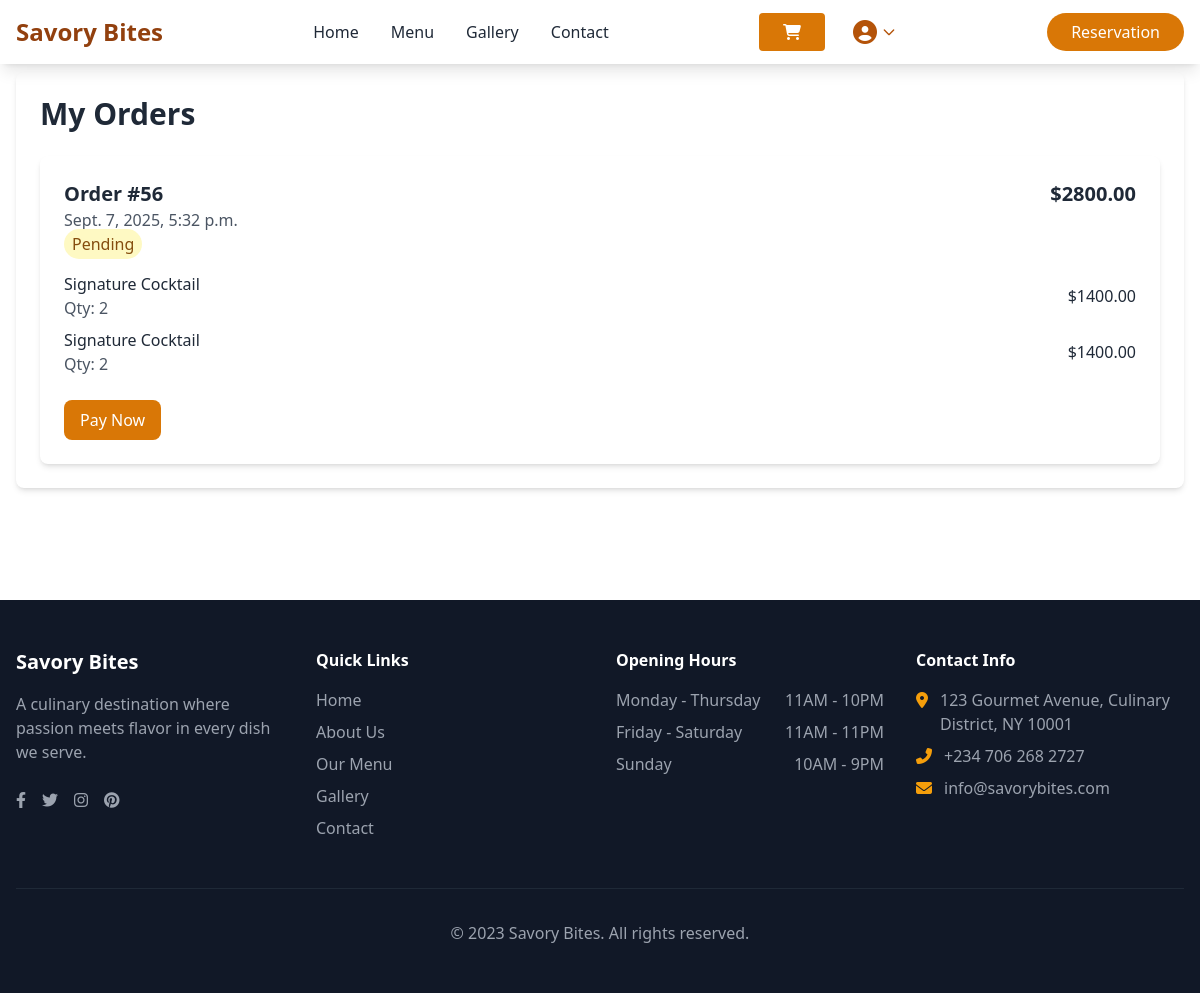
/orders/ (signed in), run on an earlier commit of the app's database.
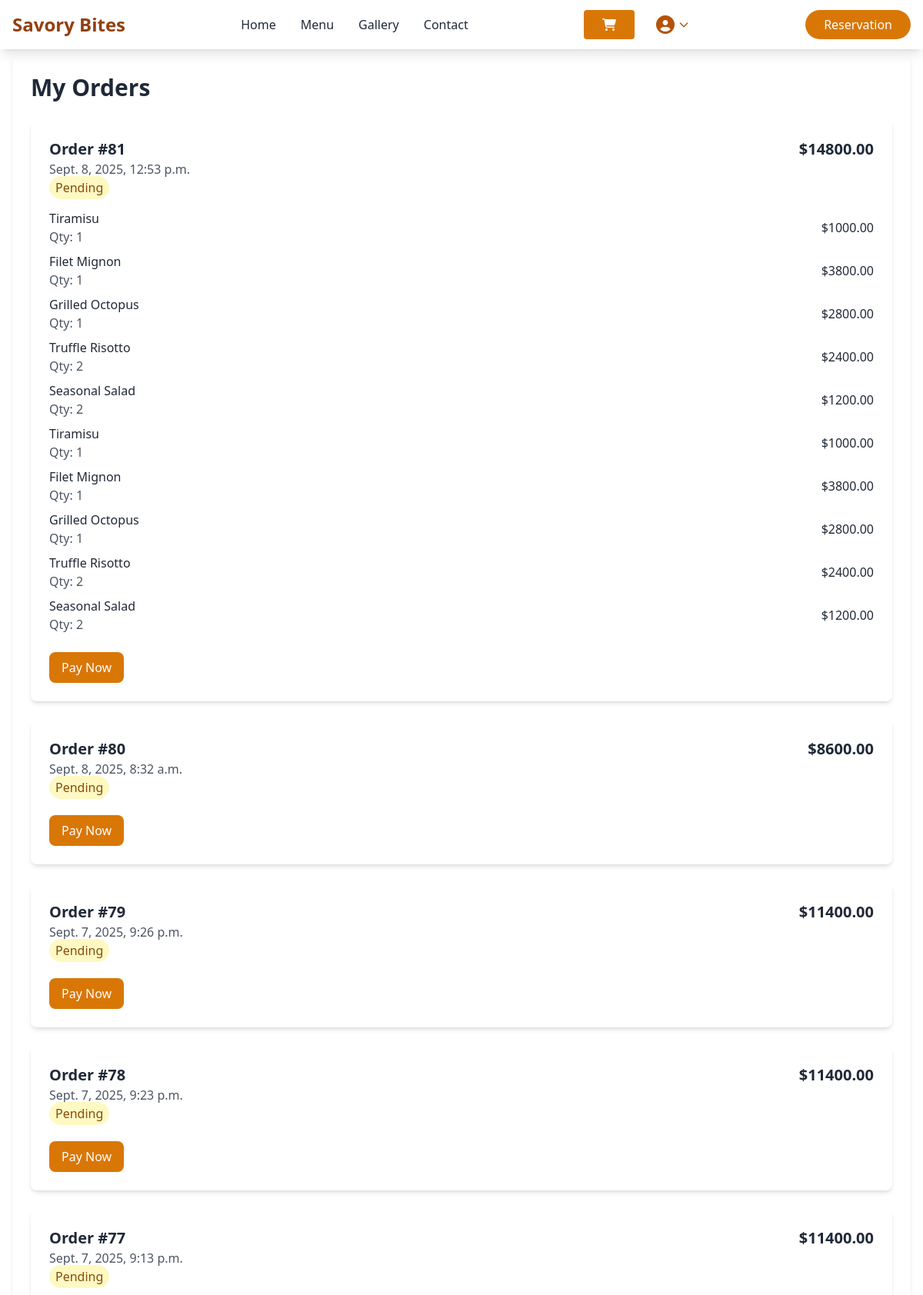
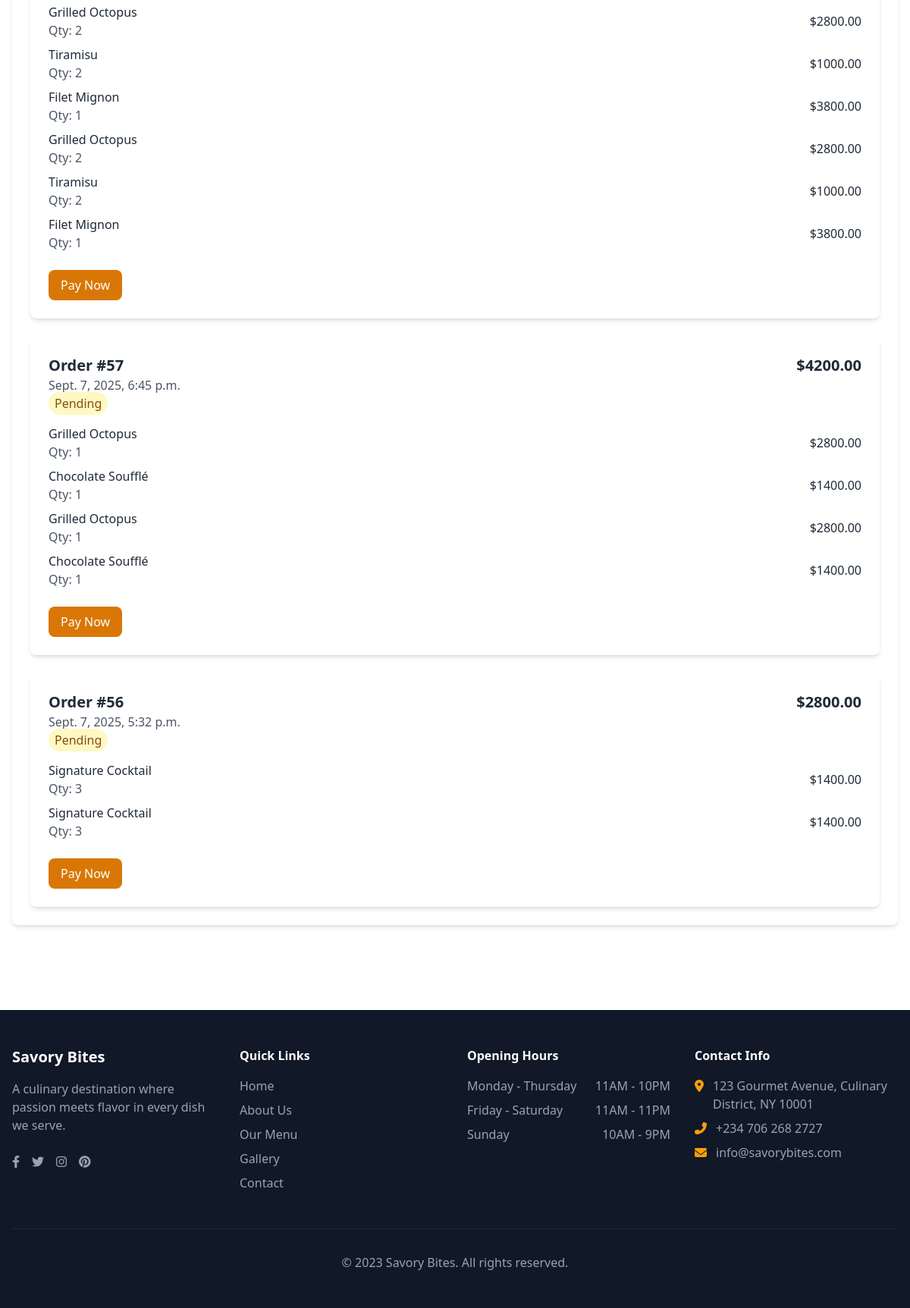
And on a later commit of the database (2 pictures, top to bottom).
### savorybites/models.py (models this page shows, shortened)
class Order(models.Model):
    order_id = models.UUIDField(default=uuid.uuid4, editable=False)
    user = models.ForeignKey(User, on_delete=models.SET_NULL, null=True, blank=True)
    customer_name = models.CharField(max_length=100)
    customer_email = models.EmailField()
    customer_phone = models.CharField(max_length=20)
    customer_address = models.TextField()
    delivery_option = models.CharField(max_length=20, choices=[
        ('dine_in', 'Dine In'),
        ('takeaway', 'Takeaway'),
        ('delivery', 'Delivery')
    ], default='dine_in')
    special_instructions = models.TextField(blank=True)
    cart_items = models.ManyToManyField(CartItem, related_name='orders')
    delivery_price = models.DecimalField(max_digits=10, decimal_places=2, default=0.00)
    total_price = models.DecimalField(max_digits=10, decimal_places=2)
    status = models.CharField(max_length=20, choices=[
        ('pending', 'Pending'),
        ('confirmed', 'Confirmed'),
        ('preparing', 'Preparing'),
        ('ready', 'Ready for Pickup'),
        ('delivered', 'Delivered'),
        ('cancelled', 'Cancelled')
    ], default='pending')
    payment_status = models.CharField(max_length=20, choices=[
        ('pending', 'Pending'),
        ('paid', 'Paid'),
        ('failed', 'Failed')
    ], default='pending')
    order_date = models.DateTimeField(auto_now_add=True)
    class Meta:
        verbose_name_plural = "Orders"

class CartItem(models.Model):
    user = models.ForeignKey(User, on_delete=models.CASCADE, null=True, blank=True)
    session_key = models.CharField(max_length=40, null=True, blank=True)
    menu_item = models.ForeignKey(Menu, on_delete=models.CASCADE)
    quantity = models.PositiveIntegerField(default=1)
    subtotal = models.DecimalField(max_digits=10, decimal_places=2, default=0)
    created_at = models.DateTimeField(auto_now_add=True)
    @property
    def subtotal(self):
        return self.menu_item.price * self.quantity
    @subtotal.setter
    def subtotal(self, value):
        self._subtotal = value
        return f"{self.quantity}x {self.menu_item.name}"
    class Meta:
        verbose_name_plural = "Cart Items"

class Menu(models.Model):
    class CategoryChoices(models.TextChoices):
        STARTER = 'ST', 'Starter'
        MAIN_COURSE = 'MC', 'Main Course'
        DESSERT = 'DE', 'Dessert'
        DRINKS = 'DR', 'Drinks'
        SNACKS = 'SN', 'Snacks'
    name = models.CharField(max_length=100)
    description = models.TextField()
    price = models.DecimalField(max_digits=10, decimal_places=2)
    image = models.ImageField(upload_to='menu_images/')
    category = models.CharField(max_length=50, choices=CategoryChoices.choices, default=CategoryChoices.MAIN_COURSE)
    is_available = models.BooleanField(default=True)
    class Meta:
         verbose_name_plural = "Menu"

### savorybites/views.py (the view)
# urls.py: path('orders/', views.orders, name="orders"),
@login_required
def orders(request):
    session_key = request.session.session_key
    if not session_key:
        request.session.save()
        session_key = request.session.session_key
    if request.user.is_authenticated:
        orders = Order.objects.filter(user=request.user).order_by('-order_date')
        cart_items = CartItem.objects.filter(user=request.user)
    else:
        orders = Order.objects.filter(session_key=session_key).order_by('-order_date')
        cart_items = CartItem.objects.filter(session_key=session_key, user__isnull=True)
    paginator = Paginator(orders, 10)
    page_number = request.GET.get('page')
    page_obj = paginator.get_page(page_number)
    cart_count = cart_items.count()
    return render(request, 'utilities/orders.html', {
        'orders': page_obj,
        'cart_count': cart_count
    })

### savorybites/templates/utilities/orders.html (shortened to what this page needs)
{% extends 'layout.html' %}
{% block content %}
<div class="max-w-7xl mx-auto px-4 py-8">
    <div class="bg-white rounded-lg shadow-md p-6 mt-10">
        <h1 class="text-3xl font-bold mb-6">My Orders</h1>
        {% if orders %}
        <div class="space-y-6">
            {% for order in orders %}
            <div class="bg-white rounded-lg shadow-md p-6">
                <div class="flex justify-between items-start">
                    <div>
                        <h2 class="text-xl font-semibold">Order #{{ order.id }}</h2>
                        <p class="text-gray-600">{{ order.order_date }}</p>
                        <span class="mt-2 px-2 py-1 rounded-full {% if order.status == 'pending' %}bg-yellow-100 text-yellow-800{% elif order.status == 'completed' %}bg-green-100 text-green-800{% else %}bg-blue-100 text-blue-800{% endif %}">
                            {{ order.get_status_display }}
                        </span>
                    </div>
                    <div class="flex items-center">
                        <span class="text-xl font-bold">${{ order.total_price }}</span>
                    </div>
                </div>
                <div class="mt-4 space-y-2">{% for item in order.cart_items.all %}
                <div class="flex justify-between items-center">
                    <div>
                        <h3 class="font-medium">{{ item.menu_item.name }}</h3>
                        <p class="text-gray-600">Qty: {{ item.quantity }}</p>
                    </div>
                    <span>${{ item.menu_item.price }}</span>
                </div>
                {% endfor %}
                    {% for item in order.cart_items.all %}
                    <div class="flex justify-between items-center">
                        <div>
                            <h3 class="font-medium">{{ item.menu_item.name }}</h3>
                            <p class="text-gray-600">Qty: {{ item.quantity }}</p>
                        </div>
                        <span>${{ item.menu_item.price }}</span>
                    </div>
                    {% endfor %}
                </div>
                {% if order.status == 'pending' and order.payment_status == 'pending' %}
                <div class="mt-6">
                    <a href="{% url 'payment' order.id %}" class="inline-block bg-amber-600 text-white px-4 py-2 rounded-lg hover:bg-amber-700 transition">
                        Pay Now
                    </a>
                </div>
                {% endif %}
            </div>
            {% endfor %}
        </div>
        {% endif %}
    </div>
</div>
{% endblock %}

### savorybites/templates/layout.html (shortened to what this page needs)
{% load static %} {% load cart_filters %} {% with cart_item_ids=cart_item_ids %}
<!DOCTYPE html>
<html lang="en">
<head>
    <script src="https://cdn.tailwindcss.com"></script>
    <link rel="stylesheet" href="https://cdn.jsdelivr.net/npm/notyf@3/notyf.min.css">
    <link rel="stylesheet" href="https://cdnjs.cloudflare.com/ajax/libs/font-awesome/6.4.0/css/all.min.css">
</head>
<body class="font-sans text-gray-800">
    {% include "utilities/navigation.html" %}
    <section class="pb-20">
    {% block content %}{% endblock content %}
    </section>
    {% block footer %}
    {% include "utilities/footer.html" %}
    {% endblock footer %}
    {% endwith %}
</body>
</html>

### savorybites/templates/utilities/navigation.html (shortened to what this page needs)
    <nav class="bg-white shadow-lg fixed w-full z-50">
        <div class="max-w-7xl mx-auto px-4">
            <div class="flex justify-between items-center py-4">
                <div class="flex items-center">
                    <a href="{% url 'index' %}" class="text-2xl font-bold text-amber-800">Savory Bites</a>
                </div>
                <div class="hidden md:flex space-x-8">
                    <a href="{% url 'index' %}" class="text-gray-800 hover:text-amber-600 transition">Home</a>
                    <a href="{% url 'menu' %}" class="text-gray-800 hover:text-amber-600 transition">Menu</a>
                    <a href="{% url 'gallery' %}" class="text-gray-800 hover:text-amber-600 transition">Gallery</a>
                    <a href="{% url 'contact-us' %}" class="text-gray-800 hover:text-amber-600 transition">Contact</a>
                </div>
                <div class="flex items-center space-x-4">
                    <a href="{% url 'view_cart' %}" class="relative cursor-pointer mr-3">
                        <span class="cursor-pointer bg-amber-600 text-white px-6 py-2 rounded hover:bg-amber-700 transition">
                            <i class="fas fa-shopping-cart"></i>
                        </span>
                    </a>
                    <div class="relative md:block hidden">
                        {% if request.user.is_authenticated %}
                            <button id="userDropdownBtn" type="button" class="flex items-center focus:outline-none">
                                <i class="fas fa-user-circle text-2xl text-amber-700"></i>
                                <svg class="w-4 h-4 ml-1 text-amber-700" fill="none" stroke="currentColor" viewBox="0 0 24 24">
                                    <path stroke-linecap="round" stroke-linejoin="round" stroke-width="2" d="M19 9l-7 7-7-7"/>
                                </svg>
                            </button>
                        {% endif %}
                    </div>
                </div>
                <div class="hidden md:block">
                    <a href="{% url 'reservations' %}" class="bg-amber-600 text-white px-6 py-2 rounded-full hover:bg-amber-700 transition">Reservation</a>
                </div>
            </div>
        </div>
    </nav>

### savorybites/templates/utilities/footer.html (shortened to what this page needs)
{% load static %}
<footer class="bg-gray-900 text-white py-12">
    <div class="max-w-7xl mx-auto px-4">
        <div class="grid grid-cols-1 md:grid-cols-4 gap-8">
            <div>
                <h3 class="text-xl font-bold mb-4">Savory Bites</h3>
                <p class="text-gray-400">A culinary destination where passion meets flavor in every dish we serve.</p>
                <div class="flex space-x-4 mt-6">
                    <a href="#" class="text-gray-400 hover:text-white transition"><i class="fab fa-facebook-f"></i></a>
                    <a href="#" class="text-gray-400 hover:text-white transition"><i class="fab fa-twitter"></i></a>
                    <a href="#" class="text-gray-400 hover:text-white transition"><i class="fab fa-instagram"></i></a>
                    <a href="#" class="text-gray-400 hover:text-white transition"><i class="fab fa-pinterest"></i></a>
                </div>
            </div>
            <div>
                <h4 class="font-bold mb-4">Quick Links</h4>
                <ul class="space-y-2">
                    <li><a href="#home" class="text-gray-400 hover:text-white transition">Home</a></li>
                    <li><a href="#about" class="text-gray-400 hover:text-white transition">About Us</a></li>
                    <li><a href="#menu" class="text-gray-400 hover:text-white transition">Our Menu</a></li>
                    <li><a href="#gallery" class="text-gray-400 hover:text-white transition">Gallery</a></li>
                    <li><a href="#contact" class="text-gray-400 hover:text-white transition">Contact</a></li>
                </ul>
            </div>
            <div>
                <h4 class="font-bold mb-4">Opening Hours</h4>
                <ul class="space-y-2 text-gray-400">
                    <li class="flex justify-between"><span>Monday - Thursday</span> <span>11AM - 10PM</span></li>
                    <li class="flex justify-between"><span>Friday - Saturday</span> <span>11AM - 11PM</span></li>
                    <li class="flex justify-between"><span>Sunday</span> <span>10AM - 9PM</span></li>
                </ul>
            </div>
            <div>
                <h4 class="font-bold mb-4">Contact Info</h4>
                <ul class="space-y-2 text-gray-400">
                    <li class="flex items-start">
                        <i class="fas fa-map-marker-alt mt-1 mr-3 text-amber-500"></i>
                        <span>123 Gourmet Avenue, Culinary District, NY 10001</span>
                    </li>
                    <li class="flex items-center">
                        <i class="fas fa-phone-alt mr-3 text-amber-500"></i>
                        <span><a href="tel:+2347062682727">+234 706 268 2727</a></span>
                    </li>
                    <li class="flex items-center">
                        <i class="fas fa-envelope mr-3 text-amber-500"></i>
                        <span><a href="mailto:joachimigwebuike@gmail.com">info@savorybites.com</a></span>
                    </li>
                </ul>
            </div>
        </div>
        <div class="border-t border-gray-800 mt-12 pt-8 text-center text-gray-400">
            <p>&copy; 2023 Savory Bites. All rights reserved.</p>
        </div>
    </div>
</footer>

What changed in the data, as far as the page shows it:
added Order: id "81", order_date "Sept. 8, 2025, 12:53 p.m.", status "Pending", total_price "14800.00", payment_status "Pay Now"
added CartItem: menu_item.name "Tiramisu", quantity "1", menu_item.price "1000.00"
added CartItem: menu_item.name "Filet Mignon", quantity "1", menu_item.price "3800.00"
added CartItem: menu_item.name "Grilled Octopus", quantity "1", menu_item.price "2800.00"
added CartItem: menu_item.name "Truffle Risotto", quantity "2", menu_item.price "2400.00"
added CartItem: menu_item.name "Seasonal Salad", quantity "2", menu_item.price "1200.00"
added Order: id "80", order_date "Sept. 8, 2025, 8:32 a.m.", status "Pending", total_price "8600.00", payment_status "Pay Now"
added Order: id "79", order_date "Sept. 7, 2025, 9:26 p.m.", status "Pending", total_price "11400.00", payment_status "Pay Now"
added Order: id "78", order_date "Sept. 7, 2025, 9:23 p.m.", status "Pending", total_price "11400.00", payment_status "Pay Now"
added Order: id "77", order_date "Sept. 7, 2025, 9:13 p.m.", status "Pending", total_price "11400.00", payment_status "Pay Now"
added CartItem: menu_item.name "Grilled Octopus", quantity "2", menu_item.price "2800.00"
added CartItem: menu_item.name "Tiramisu", quantity "2", menu_item.price "1000.00"
added CartItem: menu_item.name "Filet Mignon", quantity "1", menu_item.price "3800.00"
added Order: id "57", order_date "Sept. 7, 2025, 6:45 p.m.", status "Pending", total_price "4200.00", payment_status "Pay Now"
added CartItem: menu_item.name "Grilled Octopus", quantity "1", menu_item.price "2800.00"
added CartItem: menu_item.name "Chocolate Soufflé", quantity "1", menu_item.price "1400.00"
changed CartItem "Signature Cocktail": quantity "2" → "3"
